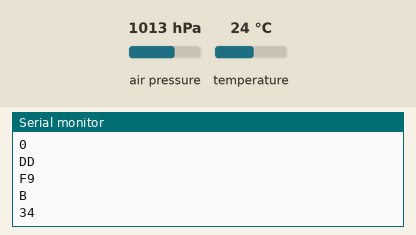
A sketch run on a simulated Arduino Uno, built with avr-gcc and run on an emulated ATmega328P. Parts: the last lines printed to the serial monitor. Wiring (inferred from the names in the program): BMP180 pressure sensor at I2C address 0x77. The inputs (shaded band) are chosen by the test bench; at power-on: air pressure 1013 hPa, temperature 24 °C.

Above: at 1.3 s.
1.4 s: air pressure set to 952 hPa
At 3.2 s:
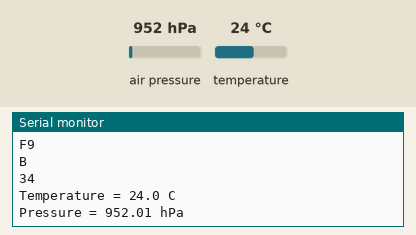
3.7 s: temperature set to 12 °C
At 5.0 s:
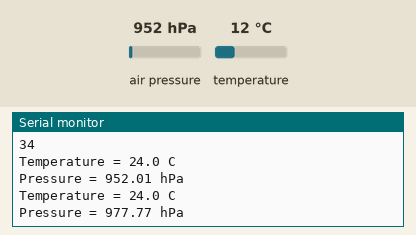
5.2 s: air pressure set to 975 hPa
At 7.1 s:
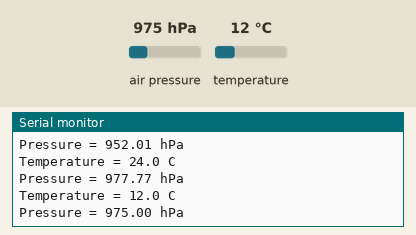
Timing chart, 0 to 8.6 s (numbered marks = the images above; inputs shaded):
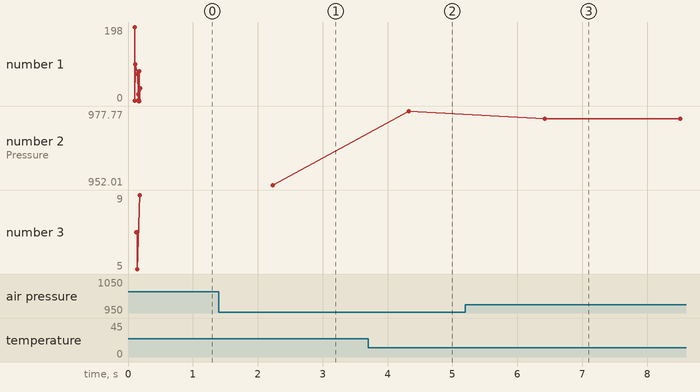

Measured:
- after the input at 1.4 s, the serial monitor: prints a new line after 0.83 s (image 1)
- after the input at 3.7 s, the serial monitor: prints a new line after 0.63 s (image 2)
- after the input at 5.2 s, the serial monitor: prints a new line after 1.2 s (image 3)
- plotted number 2: 952.01 → 977.77 after the input at 3.7 s, 977.77 → 975 after the input at 5.2 s

The sketch:

bmp180_i2c_arduino.ino
```cpp
#include <Wire.h>

// Define global variables
  // I2C address of BMP180
int i2c_addr = 0x77;

  // Calibration variables from EEPROM
int16_t CALIB_AC1;
int16_t CALIB_AC2;
int16_t CALIB_AC3;
uint16_t CALIB_AC4;
uint16_t CALIB_AC5;
uint16_t CALIB_AC6;
int16_t CALIB_B1;
int16_t CALIB_B2;
int16_t CALIB_MB;
int16_t CALIB_MC;
int16_t CALIB_MD;

  // Compensation variables
long _B5;

  // Sampling mode variable
byte _samplingMode;

  // Register addresses
byte TEMP_READ = 0x2E;
byte PRESS_READ = 0x34;
byte CONTROL_REG = 0xF4;
byte MSB = 0xF6;
byte LSB = 0xF7;
byte XLSB = 0xF8;

  // resolutions
byte BMP180_OVERSAMPLING_ULTRA_LOW_POWER = 0x00;
byte BMP180_OVERSAMPLING_STANDARD = 0x01;
byte BMP180_OVERSAMPLING_HIGH_RESOLUTION = 0x02;
byte BMP180_OVERSAMPLING_ULTRA_HIGH_RESOLUTION = 0x03;

// Register select function
void selectRegister(byte reg){
  Wire.beginTransmission(i2c_addr);
  Wire.write(reg);
  Wire.endTransmission();
}

// Read byte from register
byte readByteFromRegister(byte reg){
  byte b;
  selectRegister(reg);
  Wire.beginTransmission(i2c_addr);
  Wire.requestFrom(i2c_addr, 1);
  b = Wire.read();
  Wire.endTransmission();
  return b;
}

// Read word from register
uint16_t readWordFromRegister(byte reg){
  uint16_t word;
  selectRegister(reg);
  Wire.beginTransmission(i2c_addr);
  Wire.requestFrom(i2c_addr, 2);
  word = Wire.read();
  word = word << 8 | Wire.read();
  Wire.endTransmission();
  return word;
}

// Read long from register
unsigned long readLongFromRegister(byte reg){
  unsigned long l;
  selectRegister(reg);
  Wire.beginTransmission(i2c_addr);
  Wire.requestFrom(i2c_addr, 3);
  l = Wire.read();
  l = l << 8 | Wire.read();
  l = l << 8 | Wire.read();
  Wire.endTransmission();
  return l;
}

// Measure function
void measure(byte measureID){
  Wire.beginTransmission(i2c_addr);
  Wire.write(CONTROL_REG);
  Wire.write(measureID);
  Wire.endTransmission();
}

//Measure Raw Temperature
long measureTemperature() {
  measure(TEMP_READ);
  delay(5);
  return (long)readWordFromRegister(MSB);
}

// Measure Raw Pressure using oversampling
long measurePressure(byte oversampling){
  measure(PRESS_READ | (oversampling << 6));
  switch(oversampling) {
    case 0: delay(5); break;
    case 1: delay(8); break;
    case 2: delay(14); break;
    case 3: delay(26); break;
  }
  long p = (long) readLongFromRegister(MSB);
  p = p >> (8 - oversampling);
  return p;
}

// Calculate B5 coefficient for temperature
long calculateB5(long UT){
  long X1 = (UT - (long)CALIB_AC6) * (long)CALIB_AC5 >> 15;
  // Serial.println();
  // Serial.print("X1= ");
  // Serial.println(X1);
  long X2 = ((long)CALIB_MC << 11) / (X1 + (long)CALIB_MD);
  // Serial.println();
  // Serial.print("X2= ");
  // Serial.println(X2);

  // Serial.println();
  // Serial.print("X1+X2= ");
  // Serial.println(X1+X2);
  delay(2000);
  return X1 + X2;
}

// Compensate temperature
long compensateTemperature(long UT){
  _B5 = calculateB5(UT);
  return (_B5 + 8) >> 4;
}

// Compensate Pressure
long compensatePressure(long UP, long oversampling){
  long B6, X1, X2, X3, B3, p;
  unsigned long B4, B7;
  B6 = _B5 - 4000;
  X1 = (CALIB_B2 * (B6 * B6 >> 12)) >> 11;
  X2 = (CALIB_AC2 * B6) >> 11;
  X3 = X1 + X2;
  B3 = ((((CALIB_AC1 << 2) + X3) << oversampling) + 2) >> 2;
  X1 = CALIB_AC3 * B6 >> 13;
  X2 = (CALIB_B1 * (B6 * B6 >> 12)) >> 16;
  X3 = ((X1 + X2) + 2) >> 2;
  B4 = CALIB_AC4 * (unsigned long)(X3 + 32768) >> 15;
  B7 = ((unsigned long)UP - B3) * (50000 >> oversampling);
  if(B7 < 0x80000000){
    p = (B7 << 1) / B4;
  } else {
    p = (B7 / B4) << 1;
  }
  X1 = (p >> 8) * (p >> 8);
  X1 = (X1 * 3038) >> 16;
  X2 = (-7357 * p) >> 16;
  p = p + ((X1 + X2 + 3791) >> 4);
  return p;
}

// Format temperature for output
float formatTemperature(long T){
  return (float)T / 10;
}

// Format pressure for output
float formatPressure(long P){
  return (float)P / 100;
}

// Get temperature function
float getTemperature(){
  int ut = measureTemperature();
  long t = compensateTemperature(ut);
  return formatTemperature(t);
}

// Get pressure function
float getPressure(){
  long up = measurePressure(_samplingMode);
  long p = compensatePressure(up, _samplingMode);
  return formatPressure(p);
}

// Set sampling mode
void setSamplingMode(byte samplingMode){
  _samplingMode = samplingMode;
}

void setup() {
  // Start I2C
  Wire.begin();
  Wire.setClock(400000);
  // Start serial monitor
  Serial.begin(9600);
  delay(100);

  // Read the calibration parameters
  Wire.beginTransmission(i2c_addr);
  Wire.write(0xAA);
  Wire.endTransmission(false);
  byte buff[22];
  Wire.requestFrom(i2c_addr, 22);
  Wire.readBytes(buff, 22);
  Wire.endTransmission();

  CALIB_AC1 = makeWord(buff[0], buff[1]);
  CALIB_AC2 = makeWord(buff[2], buff[3]);
  CALIB_AC3 = makeWord(buff[4], buff[5]);
  CALIB_AC4 = makeWord(buff[6], buff[7]);
  CALIB_AC5 = makeWord(buff[8], buff[9]);
  CALIB_AC6 = makeWord(buff[10], buff[11]);
  CALIB_B1 = makeWord(buff[12], buff[13]);
  CALIB_B2 = makeWord(buff[14], buff[15]);
  CALIB_MB = makeWord(buff[16], buff[17]);
  CALIB_MC = makeWord(buff[18], buff[19]);
  CALIB_MD = makeWord(buff[20], buff[21]);

  Serial.println(CALIB_AC1, HEX);
  for(int i = 0; i < 22; i++){
    Serial.println(buff[i], HEX);
  }

}

void loop() {

  // Set sampling mode
  setSamplingMode(BMP180_OVERSAMPLING_ULTRA_HIGH_RESOLUTION);
  float T = getTemperature();
  delay(50);
  float P = getPressure();

  Serial.println();
  Serial.print("Temperature = ");
  Serial.print(T, 1);
  Serial.println(" C");

  Serial.println();
  Serial.print("Pressure = ");
  Serial.print(P);
  Serial.println(" hPa");


  delay(10);
}
```
